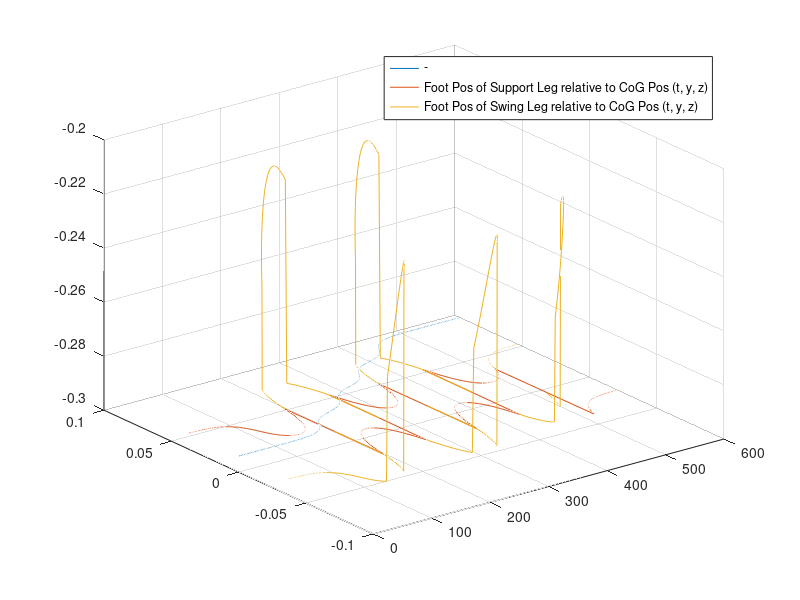
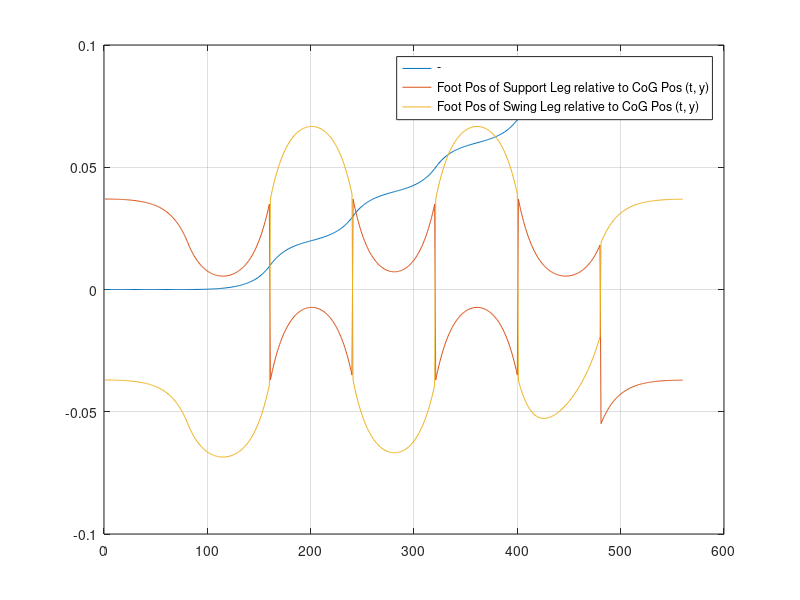
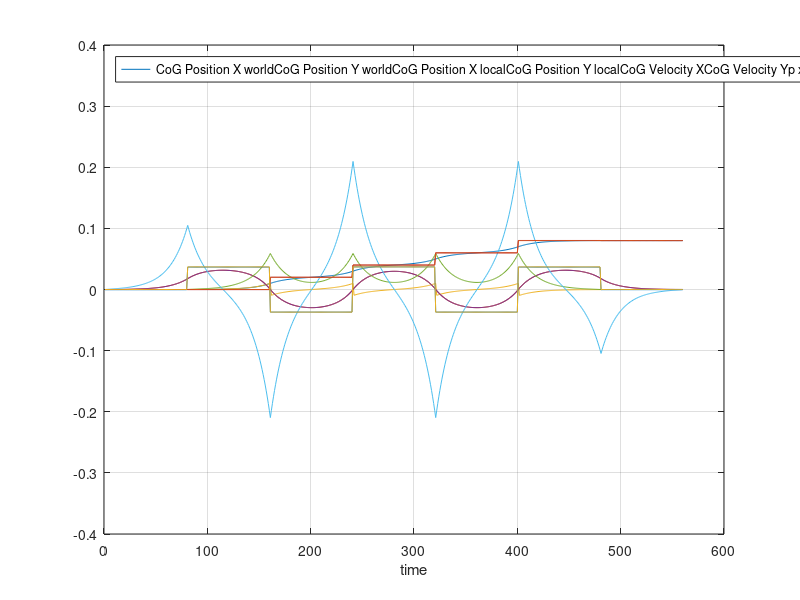
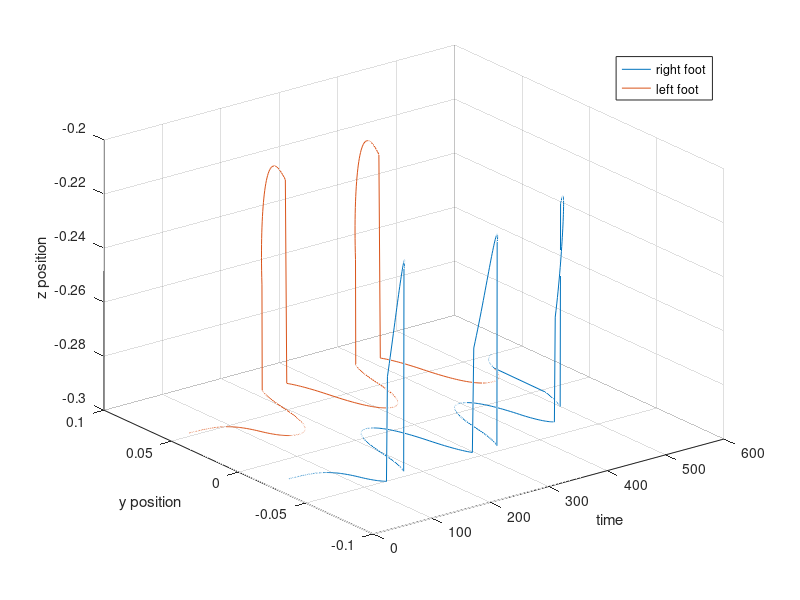

Reproduce these figures in MATLAB, in order.
clear;
close all;

load WPG_log_FootTrajectory.dat;
load WPG_log_WalkingPattern.dat;

[a, b] = size(WPG_log_FootTrajectory);

t = 1:a;
y = 0.01:0.05;
z = 0.01:0.2;

i=0;

for n=t
  i = i + 1;
  xc(i) = WPG_log_FootTrajectory(i, 1);
  yc(i) = WPG_log_FootTrajectory(i, 2);
  x1(i) = WPG_log_FootTrajectory(i, 3);
  y1(i) = WPG_log_FootTrajectory(i, 4);
  z1(i) = WPG_log_FootTrajectory(i, 5);
  x2(i) = WPG_log_FootTrajectory(i, 6);
  y2(i) = WPG_log_FootTrajectory(i, 7);
  z2(i) = WPG_log_FootTrajectory(i, 8);
end

f1 = figure;
f2 = figure;
figure(f1);
plot3(t, xc, z1, t, y1, z1, t, y2, z2)
legend("-", "Foot Pos of Support Leg relative to CoG Pos (t, y, z)", "Foot Pos of Swing Leg relative to CoG Pos (t, y, z)")
grid on

figure(f2);
plot(t, xc, t, y1, t, y2)
legend("-", "Foot Pos of Support Leg relative to CoG Pos (t, y)", "Foot Pos of Swing Leg relative to CoG Pos (t, y)")
grid on

f3 = figure;
figure(3);
plot(t, WPG_log_WalkingPattern)
legend(["CoG Position X world", "CoG Position Y world", "CoG Position X local", "CoG Position Y local", "CoG Velocity X", "CoG Velocity Y", "p x fix", "p y fix", "LandingPosition X", "LandingPosition Y"], "Location", "northwest")
xlabel("time")
grid on

load WPG_log_FootTrajectory_FK.dat;

[a4, b4] = size(WPG_log_FootTrajectory_FK);

t4 = 1:a4;

i = 0;
for n=t
  i = i+1;
  xr(i) = WPG_log_FootTrajectory_FK(i, 1);
  yr(i) = WPG_log_FootTrajectory_FK(i, 2);
  zr(i) = WPG_log_FootTrajectory_FK(i, 3);
  xl(i) = WPG_log_FootTrajectory_FK(i, 4);
  yl(i) = WPG_log_FootTrajectory_FK(i, 5);
  zl(i) = WPG_log_FootTrajectory_FK(i, 6);
end

f4 = figure;
figure(f4);
plot3(t4, yr, zr, t4, yl, zl)
legend("right foot", "left foot")
xlabel("time")
ylabel("y position")
zlabel("z position")
grid on

f5 = figure;
figure(f5);
plot(t4,xr, t4, xl)
legend("right", "left")
xlabel("time")
ylabel("x position")
grid on


% reference https://jp.mathworks.com/help/matlab/data_analysis/plotting-data.html